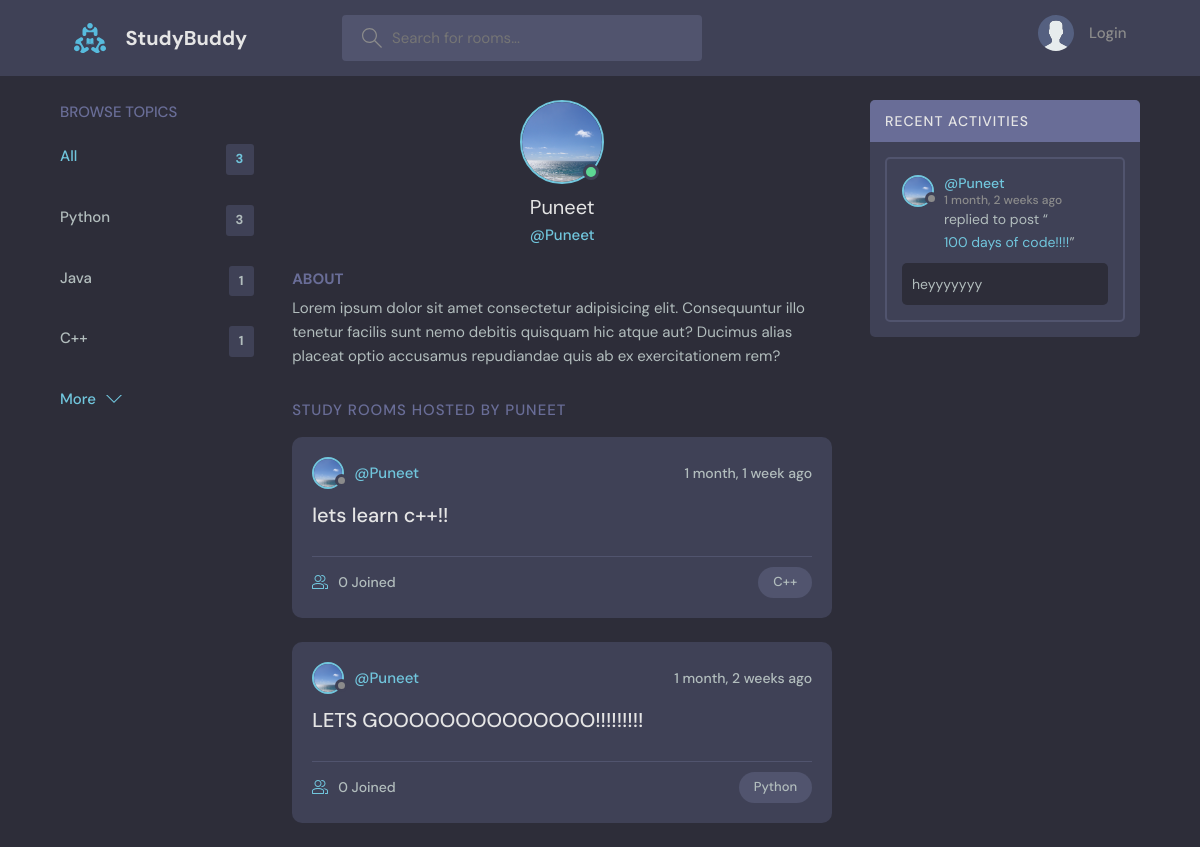
Screenshot of /profile/3/ with the database file from the repository.
### base/models.py (models this page shows, shortened)
class Topic(models.Model):
    name = models.CharField(max_length=200)

class User(AbstractUser):
    email = models.EmailField(unique=True,null=True)
    avatar= models.ImageField(null=True,default='avatar.svg')
    username = models.CharField(unique=True,max_length=100)
    REQUIRED_FIELDS=['email']
    def __str__(self):
        return self.username

class Room(models.Model):
    host = models.ForeignKey(User,on_delete=models.SET_NULL,null=True)
    topic = models.ForeignKey(Topic,on_delete=models.SET_NULL,null=True)
    name = models.CharField(max_length=200)
    description = models.TextField(null=True,blank=True)
    updated = models.DateTimeField(auto_now=True)
    created = models.DateTimeField(auto_now_add=True)
    participants =models.ManyToManyField(User,related_name='participants',blank=True)
    class Meta:
        ordering=['-updated','-created']
    def __str__(self):
        return self.name

class Message(models.Model):
    user=models.ForeignKey(User,on_delete=models.CASCADE)
    room= models.ForeignKey(Room,on_delete=models.CASCADE)
    body = models.TextField()
    updated = models.DateTimeField(auto_now=True)
    created = models.DateTimeField(auto_now_add=True)
    class Meta:
        ordering=['-updated','-created']

### base/views.py (the view)
# urls.py: path('profile/<str:pk>/', views.userProfile,name="user-profile"),
def userProfile(request,pk):
    user = User.objects.get(id=pk)
    rooms = user.room_set.all()
    room_messages=user.message_set.all()
    topics=Topic.objects.all()
    context={'user':user,
             'rooms':rooms,
             'room_messages':room_messages,
             'topics':topics,
            }
    return render(request,'base/profile.html',context)

### base/templates/base/profile.html (shortened to what this page needs)
{% extends "main.html" %}
{% block content %}
  <main class="profile-page layout layout--3">
    <div class="container">
      {% include "base/topics_component.html" %}
      <div class="roomList">
        <div class="profile">
          <div class="profile__avatar">
            <div class="avatar avatar--large active">
              <img src="{{user.avatar.url}}" />
            </div>
          </div>
          <div class="profile__info">
            <h3>{{user.username}}</h3>
            <p>@{{user.username}}</p>
          </div>
          <div class="profile__about">
            <h3>About</h3>
            <p>
              Lorem ipsum dolor sit amet consectetur adipisicing elit. Consequuntur illo tenetur
              facilis sunt nemo debitis quisquam hic atque aut? Ducimus alias placeat optio
              accusamus repudiandae quis ab ex exercitationem rem?
            </p>
          </div>
        </div>
        <div class="roomList__header">
          <div>
            <h2>Study Rooms Hosted by {{user.username}}</a>
            </h2>
          </div>
        </div>
        {% include "base/feed_component.html" %}
      </div>
      {% include "base/activity_component.html" %}
    </div>
  </main>
{% endblock content %}

### templates/main.html (shortened to what this page needs)
<!DOCTYPE html>
{% load static %}
<html lang="en">
  <head>
    <link rel="stylesheet" href="{% static 'styles/style.css' %}" />
  </head>
  <body>
    {% include "navbar.html" %}
    {% block content %}
    {% endblock %}
  </body>
</html>

### templates/navbar.html (shortened to what this page needs)
{% load static %}
<header class="header header--loggedIn">
  <div class="container">
    <a href="{% url 'home' %}" class="header__logo">
      <img src="{% static 'images/logo.svg' %}" />
      <h1>StudyBuddy</h1>
    </a>
    <form class="header__search" method = "GET" action="{% url 'home' %}">
      <label>
        <input name="q" placeholder="Search for rooms..." />
      </label>
    </form>
    <nav class="header__menu">
      {% if request.user.is_authenticated %}
      <div class="header__user">
        <a href="{% url 'update-user' %}">
          <div class="avatar avatar--medium active">
            <img src="{{request.user.avatar.url}}" />
          </div>
        <p> {{request.user.username}} <span>@{{request.user.username}}</span></p>
        </a>
        <button class="dropdown-button">
          <svg version="1.1" xmlns="http://www.w3.org/2000/svg" width="32" height="32" viewBox="0 0 32 32">
            <title>chevron-down</title>
            <path d="M16 21l-13-13h-3l16 16 16-16h-3l-13 13z"></path>
          </svg>
        </button>
      </div>
      {% else %}
       <a href="{% url 'login' %}">
        <img src="{% static 'images/avatar.svg' %}" />
        <p>Login</p>
      </a>
      {% endif %}
    </nav>
  </div>
</header>

### base/templates/base/topics_component.html
<div class="topics">
  <div class="topics__header">
    <h2>Browse Topics</h2>
  </div>
  <ul class="topics__list">
    <li>
      <a href="/" class="active">All <span>{{topics.count}}</span></a>
    </li>
    {% for topic in topics %}
    <li>
      <a href="{% url 'home' %}?q={{topic.name}}">{{topic.name}} <span>{{topic.room_set.all.count}}</span></a>
    </li>
    {% endfor %}
  </ul>
  <a class="btn btn--link" href="{% url 'topics' %}">
    More
    <svg version="1.1" xmlns="http://www.w3.org/2000/svg" width="32" height="32" viewBox="0 0 32 32">
      <title>chevron-down</title>
      <path d="M16 21l-13-13h-3l16 16 16-16h-3l-13 13z"></path>
    </svg>
  </a>
</div>

### base/templates/base/feed_component.html (shortened to what this page needs)
{% for room in rooms %}
<div class="roomListRoom">
  <div class="roomListRoom__header">
    {% if room.host %}
    <a href="{% url 'user-profile' room.host.id %}" class="roomListRoom__author">
      <div class="avatar avatar--small">
        <img src="{{room.host.avatar.url}}" />
      </div>
      <span>@{{room.host.username}}</span>
    </a>
    {% endif %}
    <div class="roomListRoom__actions">
      <span>{{room.created | timesince}} ago</span>
    </div>
  </div>
  <div class="roomListRoom__content">
    <a href="{% url 'room' room.id %}">{{room.name}}</a>
  </div>
  <div class="roomListRoom__meta">
    <a href="{% url 'room' room.id %}" class="roomListRoom__joined">
      {{room.participants.all.count}} Joined
    </a>
    <p class="roomListRoom__topic">{{room.topic.name}}</p>
  </div>
</div>
{% endfor %}

### base/templates/base/activity_component.html (shortened to what this page needs)
<div class="activities">
   <div class="activities__header">
     <h2>Recent Activities</h2>
   </div>
   {% for message in room_messages %}
   <div class="activities__box">
     <div class="activities__boxHeader roomListRoom__header">
       <a href="{% url 'user-profile' message.user.id %}" class="roomListRoom__author">
         <div class="avatar avatar--small">
           <img src="{{message.user.avatar.url}}" />
         </div>
         <p>
           @{{message.user}}
           <span>{{message.created|timesince}} ago</span>
         </p>
       </a>
     </div>
     <div class="activities__boxContent">
       <p>replied to post “<a href="{% url 'room' message.room.id %}">{{message.room}}</a>”</p>
       <div class="activities__boxRoomContent">
        {{message.body}}
       </div>
     </div>
   </div>
   {% endfor %}
 </div>

### rows the page displays
Topic: name "Python", room_set.all.count "3"
Topic: name "Java", room_set.all.count "1"
Topic: name "C++", room_set.all.count "1"
User: avatar (picture), username "Puneet", username "PUNEET"
Room: host.avatar (picture), host.username "Puneet", created "1 month, 1 week", name "lets learn c++!!", participants.all.count "0", topic.name "C++"
Room: host.avatar (picture), host.username "Puneet", created "1 month, 2 weeks", name "LETS GOOOOOOOOOOOOOO!!!!!!!!!", participants.all.count "0", topic.name "Python"
Message: user.avatar (picture), user "Puneet", created "1 month, 2 weeks", room "100 days of code!!!!", body "heyyyyyyy"

### other values shown
{{ topics.count }} "3"
